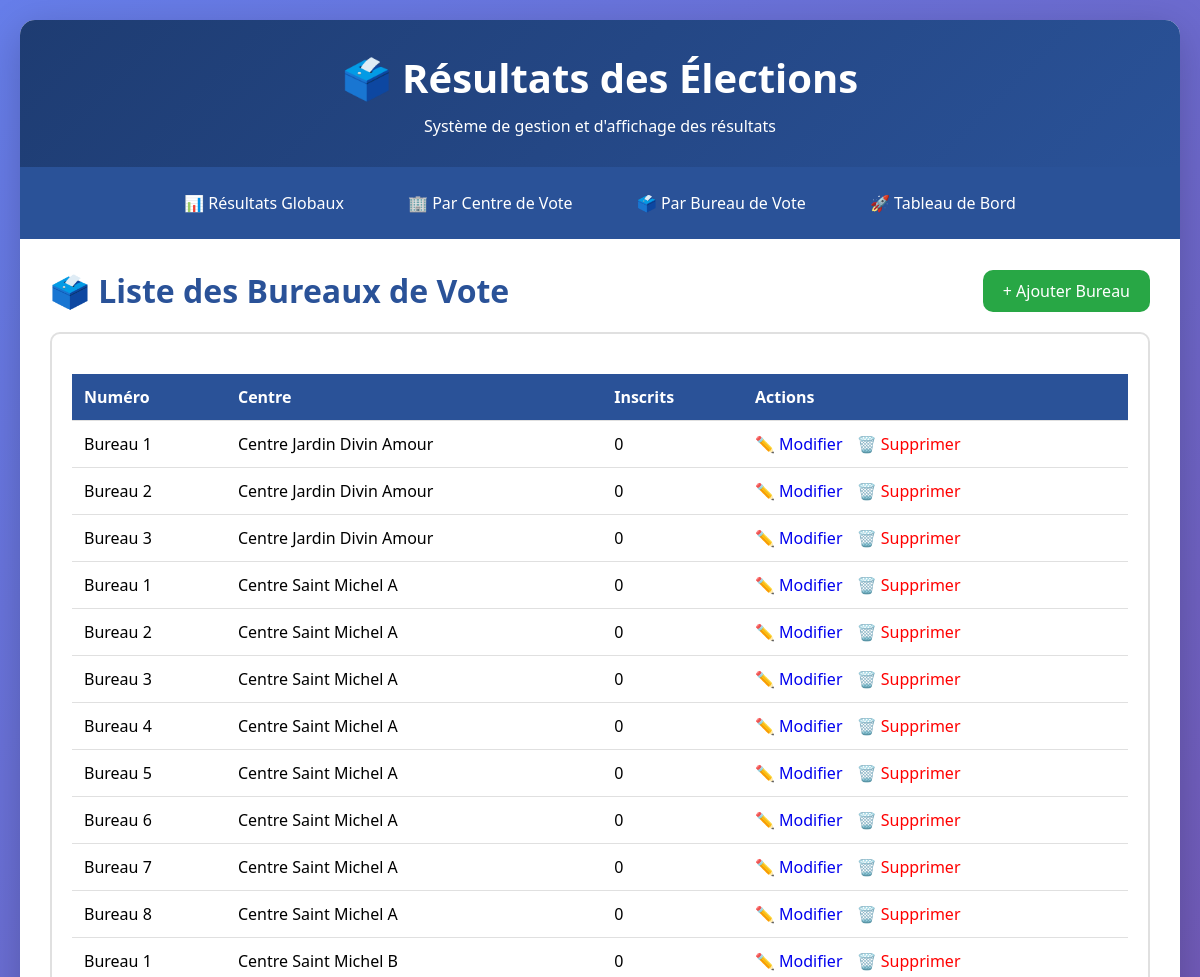
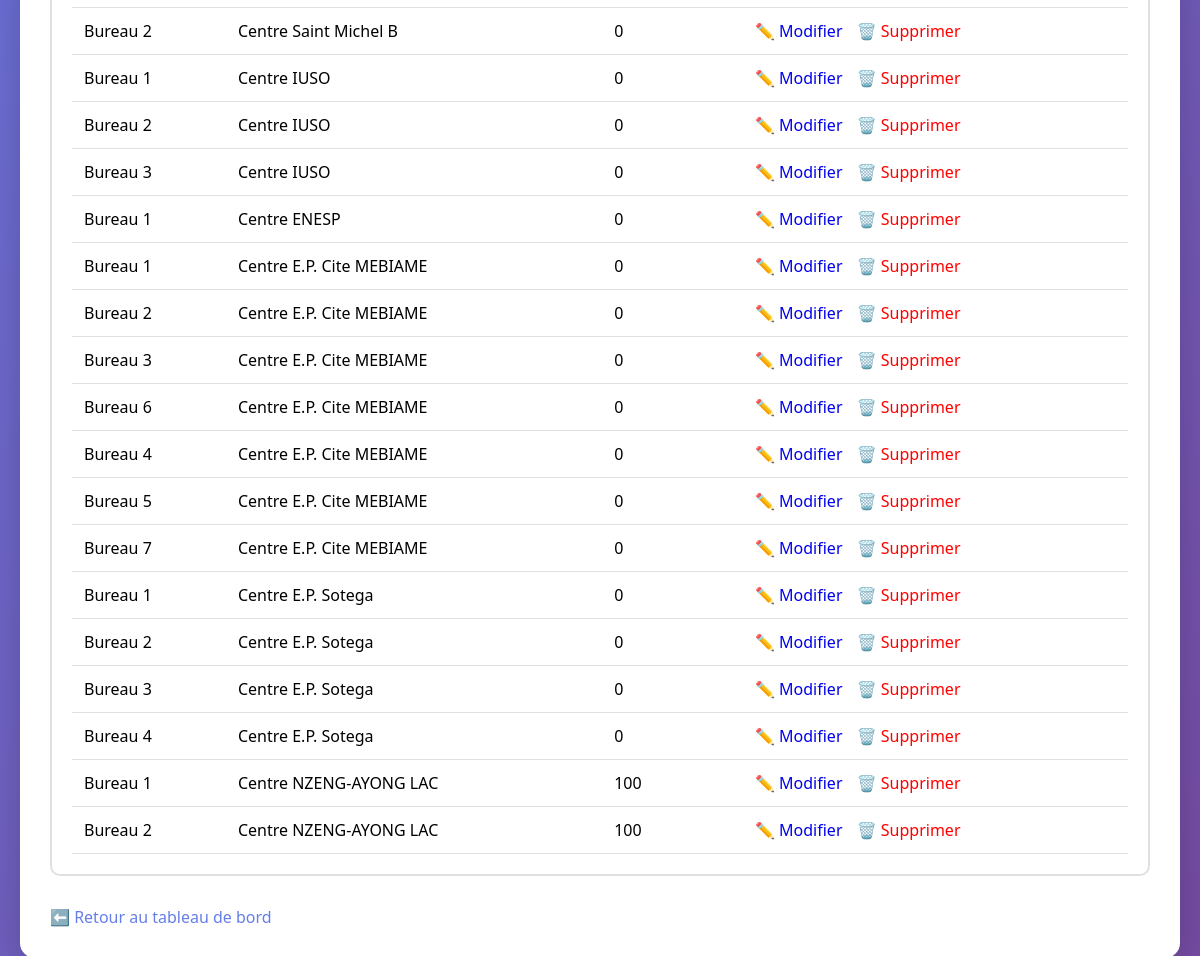
Screenshot of /elections/bureaux/liste/ with the database file from the repository (2 pictures, top to bottom).
### elections/models.py (models this page shows, shortened)
class BureauVote(models.Model):
    centre = models.ForeignKey(
        CentreVote,
        on_delete=models.CASCADE,
        related_name='bureaux'
    )
    numero = models.CharField(max_length=20)
    nombre_inscrits = models.IntegerField(
        validators=[MinValueValidator(0)],
        default=0
    )
    class Meta:
        verbose_name_plural = "Bureaux de vote"
        unique_together = ['centre', 'numero']

class CentreVote(models.Model):
    nom = models.CharField(max_length=200)
    adresse = models.TextField()
    commune = models.CharField(max_length=100)
    class Meta:
        verbose_name_plural = "Centres de vote"

### elections/views.py (the view)
# urls.py: path('bureaux/liste/', views.liste_bureaux, name='liste_bureaux'),
def liste_bureaux(request):
    bureaux = BureauVote.objects.select_related('centre').all()
    return render(request, 'elections/gestion/liste_bureaux.html', {'bureaux': bureaux})

### elections/templates/elections/gestion/liste_bureaux.html
{% extends 'elections/base.html' %}
{% block content %}
<div style="display: flex; justify-content: space-between; align-items: center; margin-bottom: 20px;">
    <h1 style="color: #2a5298;">🗳️ Liste des Bureaux de Vote</h1>
    <a href="{% url 'elections:ajouter_bureau' %}" class="stat-card" style="padding: 10px 20px; text-decoration: none; font-size: 1em; background: #28a745;">+ Ajouter Bureau</a>
</div>
<div class="centre-section">
    <table>
        <thead>
            <tr>
                <th>Numéro</th>
                <th>Centre</th>
                <th>Inscrits</th>
                <th>Actions</th>
            </tr>
        </thead>
        <tbody>
            {% for bureau in bureaux %}
            <tr>
                <td>Bureau {{ bureau.numero }}</td>
                <td>{{ bureau.centre.nom }}</td>
                <td>{{ bureau.nombre_inscrits }}</td>
                <td>
                    <a href="{% url 'elections:modifier_bureau' bureau.id %}" style="text-decoration: none; margin-right: 10px;">✏️ Modifier</a>
                    <a href="{% url 'elections:supprimer_bureau' bureau.id %}" style="color: red; text-decoration: none;">🗑️ Supprimer</a>
                </td>
            </tr>
            {% empty %}
            <tr>
                <td colspan="4" style="text-align: center; color: #666;">Aucun bureau enregistré.</td>
            </tr>
            {% endfor %}
        </tbody>
    </table>
</div>
<div style="margin-top: 20px;">
    <a href="{% url 'elections:dashboard' %}" style="color: #667eea; text-decoration: none;">⬅️ Retour au tableau de bord</a>
</div>
{% endblock %}

### elections/static/elections/css/style.css (style rules this page uses)
* { margin: 0; padding: 0; box-sizing: border-box; }
body { font-family: "Segoe UI", Tahoma, Geneva, Verdana, sans-serif; background: linear-gradient(135deg, #667eea 0%, #764ba2 100%); min-height: 100vh; padding: 20px; }
.stat-card { background: linear-gradient(135deg, #667eea 0%, #764ba2 100%); color: white; padding: 25px; border-radius: 10px; text-align: center; }
.centre-section { background: white; border: 2px solid #e0e0e0; border-radius: 10px; padding: 20px; margin-bottom: 30px; }
table { width: 100%; border-collapse: collapse; margin-top: 20px; }
th, td { padding: 12px; text-align: left; border-bottom: 1px solid #e0e0e0; }
th { background: #2a5298; color: white; font-weight: bold; }

### rows the page displays
BureauVote: numero "1", centre.nom "Centre Jardin Divin Amour", nombre_inscrits "0"
BureauVote: numero "2", centre.nom "Centre Jardin Divin Amour", nombre_inscrits "0"
BureauVote: numero "3", centre.nom "Centre Jardin Divin Amour", nombre_inscrits "0"
BureauVote: numero "1", centre.nom "Centre Saint Michel A", nombre_inscrits "0"
BureauVote: numero "2", centre.nom "Centre Saint Michel A", nombre_inscrits "0"
BureauVote: numero "3", centre.nom "Centre Saint Michel A", nombre_inscrits "0"
BureauVote: numero "4", centre.nom "Centre Saint Michel A", nombre_inscrits "0"
BureauVote: numero "5", centre.nom "Centre Saint Michel A", nombre_inscrits "0"
BureauVote: numero "6", centre.nom "Centre Saint Michel A", nombre_inscrits "0"
BureauVote: numero "7", centre.nom "Centre Saint Michel A", nombre_inscrits "0"
BureauVote: numero "8", centre.nom "Centre Saint Michel A", nombre_inscrits "0"
BureauVote: numero "1", centre.nom "Centre Saint Michel B", nombre_inscrits "0"
BureauVote: numero "2", centre.nom "Centre Saint Michel B", nombre_inscrits "0"
BureauVote: numero "1", centre.nom "Centre IUSO", nombre_inscrits "0"
BureauVote: numero "2", centre.nom "Centre IUSO", nombre_inscrits "0"
BureauVote: numero "3", centre.nom "Centre IUSO", nombre_inscrits "0"
BureauVote: numero "1", centre.nom "Centre ENESP", nombre_inscrits "0"
BureauVote: numero "1", centre.nom "Centre E.P. Cite MEBIAME", nombre_inscrits "0"
BureauVote: numero "2", centre.nom "Centre E.P. Cite MEBIAME", nombre_inscrits "0"
BureauVote: numero "3", centre.nom "Centre E.P. Cite MEBIAME", nombre_inscrits "0"
BureauVote: numero "6", centre.nom "Centre E.P. Cite MEBIAME", nombre_inscrits "0"
BureauVote: numero "4", centre.nom "Centre E.P. Cite MEBIAME", nombre_inscrits "0"
BureauVote: numero "5", centre.nom "Centre E.P. Cite MEBIAME", nombre_inscrits "0"
BureauVote: numero "7", centre.nom "Centre E.P. Cite MEBIAME", nombre_inscrits "0"
BureauVote: numero "1", centre.nom "Centre E.P. Sotega", nombre_inscrits "0"
BureauVote: numero "2", centre.nom "Centre E.P. Sotega", nombre_inscrits "0"
BureauVote: numero "3", centre.nom "Centre E.P. Sotega", nombre_inscrits "0"
BureauVote: numero "4", centre.nom "Centre E.P. Sotega", nombre_inscrits "0"
BureauVote: numero "1", centre.nom "Centre NZENG-AYONG LAC", nombre_inscrits "100"
BureauVote: numero "2", centre.nom "Centre NZENG-AYONG LAC", nombre_inscrits "100"
